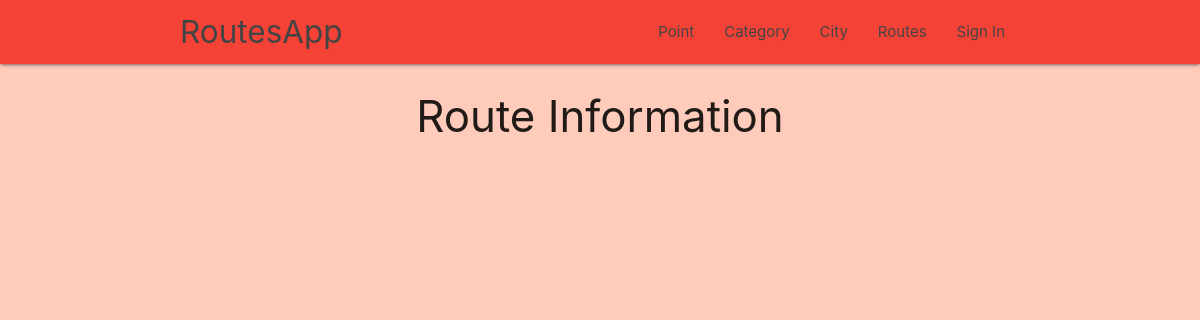
The app's page /route, older data.
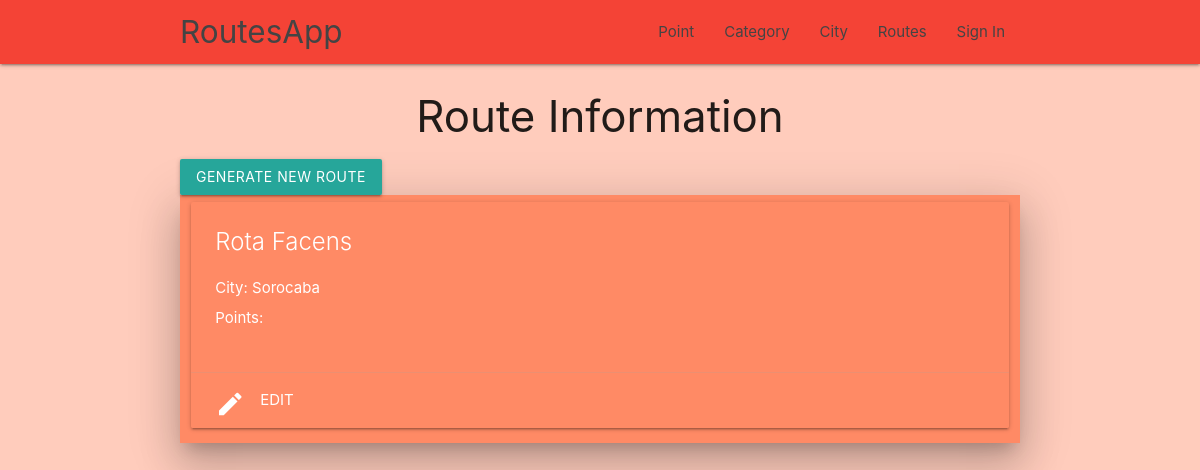
The same page, newer data.
### Routes/models.py (models this page shows, shortened)
class Route(models.Model):
    INITIAL_ID = 1
    Name = models.CharField(max_length=150)
    Photo = models.ImageField(blank=True, null=True)
    City = models.ForeignKey(City, default=INITIAL_ID, on_delete=models.CASCADE)
    Points = models.ManyToManyField(Point)

class City(models.Model):
    INITIAL_ID = 1
    Name = models.CharField(max_length=150)
    Photo = models.ImageField(blank=True, null=True)
    State = models.CharField(max_length=100)
    Country = models.CharField(max_length=100)
    def __unicode__(self):
        return self.Name

### Routes/views.py (the view)
# urls.py: url(r'^route', views.routeview),
def routeview(request):
    request_routes = Route.objects.all()
    return render(request, 'Route/index.html', {'routes': request_routes})

### Routes/templates/Route/index.html (shortened to what this page needs)
<!DOCTYPE html>
<html lang="en">
{% load staticfiles %}
<head>
    <link href="{% static 'css/materialize.css' %}" type="text/css" rel="stylesheet" media="screen,projection"/>
    <link href="{% static 'css/style.css' %}" type="text/css" rel="stylesheet" media="screen,projection"/>
</head>
<body class="deep-orange lighten-4">
<div class="navbar-fixed">
    <nav class="red" role="navigation">
        <div class="nav-wrapper container">
            <a id="logo-container" href="/" class="brand-logo">RoutesApp</a>
            <ul class="right hide-on-med-and-down">
                <li><a href="/points/">Point</a></li>
                <li><a href="/categories/">Category</a></li>
                <li><a href="/cities/">City</a></li>
                <li><a href="/route/">Routes</a></li>
                <li><a href="/admin/">Sign In</a></li>
            </ul>
        </div>
    </nav>
</div>
<div class="container">
    <h3 class="center">Route Information</h3>
    {% for route in routes %}
    <a class="btn" href="/generate">Generate new route</a>
    <div class="row z-depth-5 deep-orange lighten-2 hoverable">
        <div>
            <div class="col s6 m6 l12 z-depth-0">
                <div class="card deep-orange lighten-2">
                    <div class="card-content white-text">
                        <span class="card-title">{{route.Name}}</span>
                        <ul>
                            <li><p>City: {{route.City}}</p></li>
                            <li><p>Points: {{route.Points.all|join:", " }}</p></li>
                        </ul>
                    </div>
                    <div class="card-action">
                        <a class="white-text" href="#"> <i class="material-icons small left">edit</i>EDIT</a>
                    </div>
                </div>
            </div>
        </div>
    </div>
    {% endfor %}
</body>
</html>

Row changes from the older to the newer data that the page shows:
added Route: Name "Rota Facens", City "Sorocaba"
